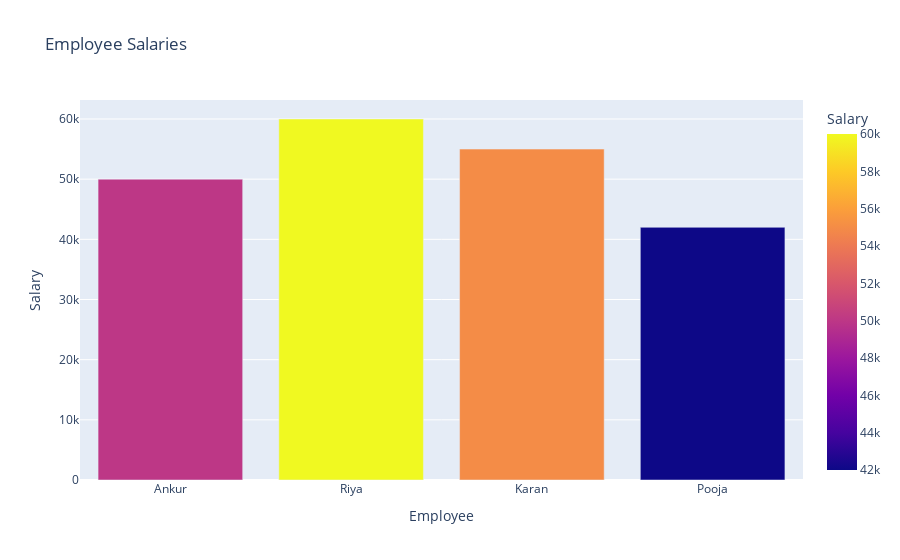

The notebook cell saved with this chart:
### Code cell
#Generate a bar plot using Plotly

import plotly.express as px
import pandas as pd


data = pd.DataFrame({
    'Employee': ['Ankur', 'Riya', 'Karan', 'Pooja'],
    'Salary': [50000, 60000, 55000, 42000]
})


fig = px.bar(data, x='Employee', y='Salary', title='Employee Salaries', color='Salary')

fig.show()

### Figure 1 — Plotly figure (JSON) as saved in the notebook; plotly's stock layout.template omitted (floating-point values rounded to 4 significant figures)
{"data": [{"hovertemplate": "Employee=%{x}<br>Salary=%{marker.color}<extra></extra>", "legendgroup": "", "marker": {"color": [50000, 60000, 55000, 42000], "coloraxis": "coloraxis", "pattern": {"shape": ""}}, "name": "", "orientation": "v", "showlegend": false, "textposition": "auto", "type": "bar", "x": ["Ankur", "Riya", "Karan", "Pooja"], "xaxis": "x", "y": [50000, 60000, 55000, 42000], "yaxis": "y"}], "layout": {"barmode": "relative", "coloraxis": {"colorbar": {"title": {"text": "Salary"}}, "colorscale": [[0, "#0d0887"], [0.1111, "#46039f"], [0.2222, "#7201a8"], [0.3333, "#9c179e"], [0.4444, "#bd3786"], [0.5556, "#d8576b"], [0.6667, "#ed7953"], [0.7778, "#fb9f3a"], [0.8889, "#fdca26"], [1, "#f0f921"]]}, "legend": {"tracegroupgap": 0}, "title": {"text": "Employee Salaries"}, "xaxis": {"anchor": "y", "domain": [0, 1], "title": {"text": "Employee"}}, "yaxis": {"anchor": "x", "domain": [0, 1], "title": {"text": "Salary"}}}}
